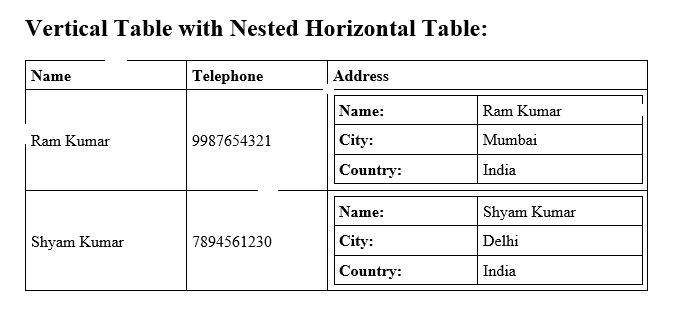
#> input picture image2.jpg, 681 x 322 px
$ jupyter execute --allow-errors Example1.ipynb   (shell and % lines are left out)   (older library calls are emulated)
#> lines starting #> are read from the running program, lines starting #| are printed output that depends on the picture; after the words box and inside, x2 and y2 are one past the last pixel; in counts of white or black regions, pixels touching at a corner belong together
[cell 1]
#Loading all required libraries
%pylab inline
import cv2
import numpy as np
import pandas as pd
import pytesseract
import matplotlib.pyplot as plt
import statistics

[cell 2]
#Setting matplot figure size
plt.rcParams['figure.figsize'] = [15, 8]

[cell 3]
# loading image form directory
img = cv2.imread('image2.jpg',0)
#> img is the input picture: shape (322, 681); min 0, max 255, mean 239.9

[cell 4]
img.shape
#> Out = (322, 681)

[cell 5]
# showing image
imgplot = plt.imshow(cv2.resize(img, None, fx=2, fy=2, interpolation=cv2.INTER_CUBIC),cmap='gray')
plt.show()

[cell 6]
# for adding border to an image
img1= cv2.copyMakeBorder(img,50,50,50,50,cv2.BORDER_CONSTANT,value=[255,255])

[cell 7]
img123 = img1.copy()

[cell 8]
# Thresholding the image
(thresh, th3) = cv2.threshold(img1, 128, 255,cv2.THRESH_BINARY|cv2.THRESH_OTSU)
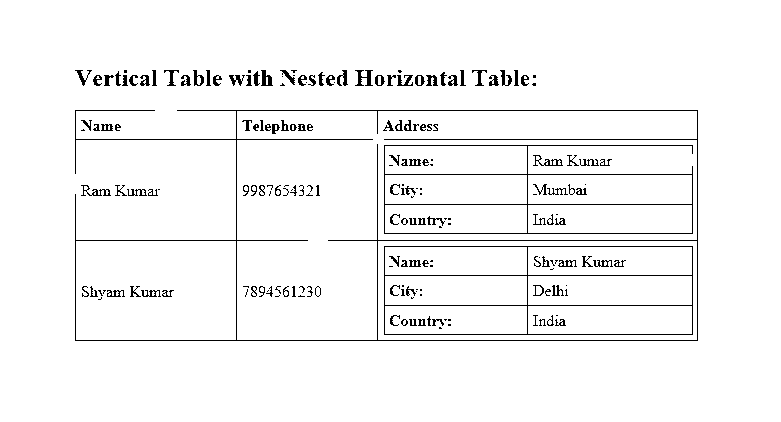
#> th3: shape (422, 781); 96.2% white; black in thin lines or dots, all inside (x1, y1, x2, y2) = (75, 70, 698, 341)
#> thresh = 134

[cell 9]
imgplot = plt.imshow(cv2.resize(th3, None, fx=2, fy=2, interpolation=cv2.INTER_CUBIC),cmap='gray')
plt.show()

[cell 10]
# to flip image pixel values
th3 = 255-th3

[cell 11]
imgplot = plt.imshow(cv2.resize(th3, None, fx=2, fy=2, interpolation=cv2.INTER_CUBIC),cmap='gray')
plt.show()

[cell 12]
# initialize kernels for table boundaries detections
if(th3.shape[0]<1000):
    ver = np.array([[1],
               [1],
               [1],
               [1],
               [1],
               [1],
               [1]])
    hor = np.array([[1,1,1,1,1,1]])

else:
    ver = np.array([[1],
               [1],
               [1],
               [1],
               [1],
               [1],
               [1],
               [1],
               [1],
               [1],
               [1],
               [1],
               [1],
               [1],
               [1],
               [1],
               [1],
               [1],
               [1]])
    hor = np.array([[1,1,1,1,1,1,1,1,1,1,1,1,1,1,1]])

[cell 13]
# to detect vertical lines of table borders
img_temp1 = cv2.erode(th3, ver, iterations=3)
#> img_temp1: shape (422, 781); 0.36% white in thin lines or dots, all inside (x1, y1, x2, y2) = (75, 119, 698, 332)
verticle_lines_img = cv2.dilate(img_temp1, ver, iterations=3)
#> verticle_lines_img: shape (422, 781); 0.43% white in thin lines or dots, all inside (x1, y1, x2, y2) = (75, 110, 698, 341)

[cell 14]
imgplot = plt.imshow(cv2.resize(verticle_lines_img, None, fx=2, fy=2, interpolation=cv2.INTER_CUBIC),cmap='gray')
plt.show()

[cell 15]
# to detect horizontal lines of table borders
img_hor = cv2.erode(th3, hor, iterations=3)
#> img_hor: shape (422, 781); 1.4% white in thin lines or dots, all inside (x1, y1, x2, y2) = (84, 85, 692, 341)
hor_lines_img = cv2.dilate(img_hor, hor, iterations=4)
#> hor_lines_img: shape (422, 781); 1.5% white in thin lines or dots, all inside (x1, y1, x2, y2) = (76, 85, 704, 341)

[cell 16]
imgplot = plt.imshow(cv2.resize(hor_lines_img, None, fx=2, fy=2, interpolation=cv2.INTER_CUBIC),cmap='gray')
plt.show()

[cell 17]
# adding horizontal and vertical lines
hor_ver = cv2.add(hor_lines_img,verticle_lines_img)
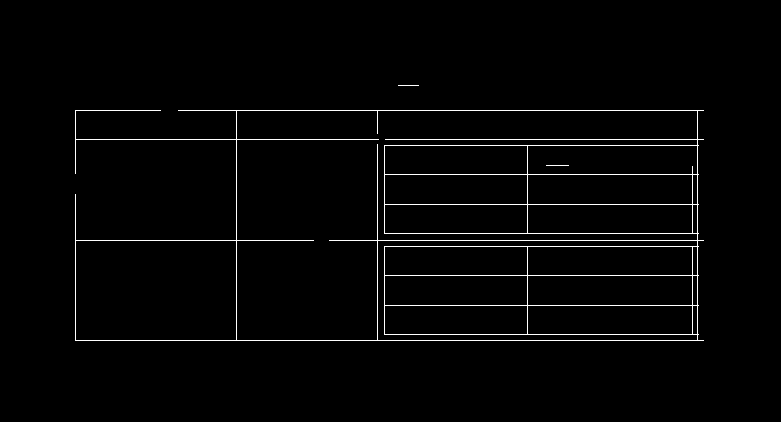
#> hor_ver: shape (422, 781); 1.9% white in thin lines or dots, all inside (x1, y1, x2, y2) = (75, 85, 704, 341)

[cell 18]
imgplot = plt.imshow(cv2.resize(hor_ver, None, fx=2, fy=2, interpolation=cv2.INTER_CUBIC),cmap='gray')
plt.show()

[cell 19]
hor_ver = 255-hor_ver

[cell 20]
imgplot = plt.imshow(cv2.resize(hor_ver, None, fx=2, fy=2, interpolation=cv2.INTER_CUBIC),cmap='gray')
plt.show()

[cell 21]
# subtracting table borders from image
temp = cv2.subtract(th3,hor_ver)
#> temp: shape (422, 781); 1.9% white in thin lines or dots, all inside (x1, y1, x2, y2) = (75, 85, 698, 341)

[cell 22]
imgplot = plt.imshow(cv2.resize(temp, None, fx=2, fy=2, interpolation=cv2.INTER_CUBIC),cmap='gray')
plt.show()

[cell 23]
temp = 255-temp

[cell 24]
imgplot = plt.imshow(cv2.resize(temp, None, fx=2, fy=2, interpolation=cv2.INTER_CUBIC),cmap='gray')
plt.show()

[cell 25]
#Doing xor operation for erasing table boundaries
tt = cv2.bitwise_xor(img1,temp)

[cell 26]
imgplot = plt.imshow(cv2.resize(tt, None, fx=2, fy=2, interpolation=cv2.INTER_CUBIC),cmap='gray')
plt.show()

[cell 27]
iii = cv2.bitwise_not(tt)

[cell 28]
imgplot = plt.imshow(cv2.resize(iii, None, fx=2, fy=2, interpolation=cv2.INTER_CUBIC),cmap='gray')
plt.show()

[cell 29]
tt1=iii.copy()

[cell 30]
imgplot = plt.imshow(cv2.resize(tt1, None, fx=2, fy=2, interpolation=cv2.INTER_CUBIC),cmap='gray')
plt.show()

[cell 31]
#kernel initialization
ver1 = np.array([[1,1],
               [1,1],
               [1,1],
               [1,1],
               [1,1],
               [1,1],
               [1,1],
               [1,1],
               [1,1]])

[cell 32]
hor1 = np.array([[1,1,1,1,1,1,1,1,1,1],
               [1,1,1,1,1,1,1,1,1,1]])

[cell 33]
#morphological operation
temp1 = cv2.erode(tt1, ver1, iterations=1)
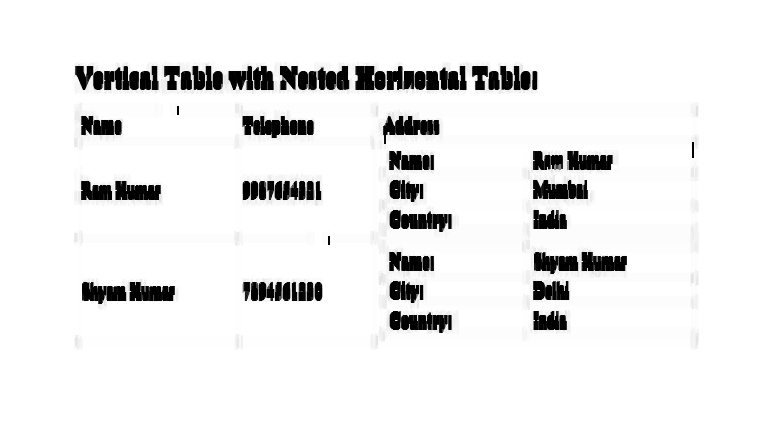
#> temp1: shape (422, 781); min 0, max 255, mean 235.8
verticle_lines_img1 = cv2.dilate(temp1, ver1, iterations=1)
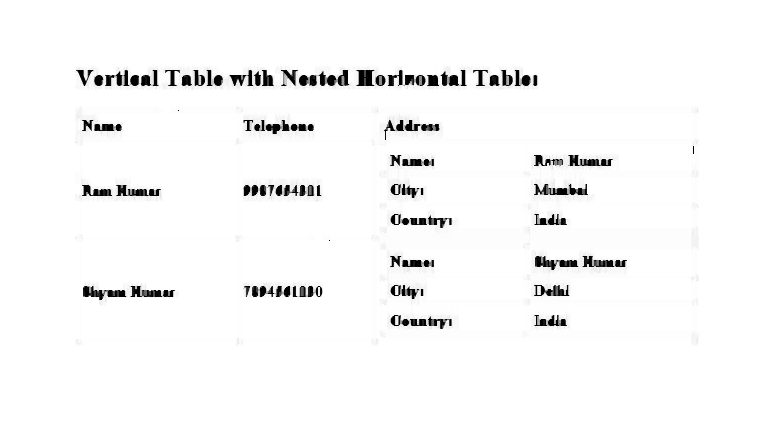
#> verticle_lines_img1: shape (422, 781); min 0, max 255, mean 247.1

[cell 34]
imgplot = plt.imshow(cv2.resize(verticle_lines_img1, None, fx=2, fy=2, interpolation=cv2.INTER_CUBIC),cmap='gray')
plt.show()

[cell 35]
temp12 = cv2.erode(tt1, hor1, iterations=1)
hor_lines_img2 = cv2.dilate(temp12, hor1, iterations=1)
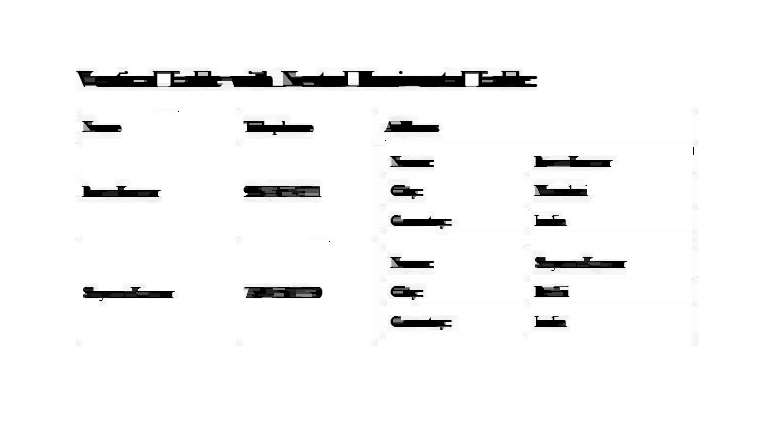
#> hor_lines_img2: shape (422, 781); min 0, max 255, mean 244.4

[cell 36]
imgplot = plt.imshow(cv2.resize(hor_lines_img2, None, fx=2, fy=2, interpolation=cv2.INTER_CUBIC),cmap='gray')
plt.show()

[cell 37]
# doing or operation for detecting only text part and removing rest all
hor_ver = cv2.add(hor_lines_img2,verticle_lines_img1)

[cell 38]
imgplot = plt.imshow(cv2.resize(hor_ver, None, fx=2, fy=2, interpolation=cv2.INTER_CUBIC),cmap='gray')
plt.show()

[cell 39]
dim1 = (hor_ver.shape[1],hor_ver.shape[0])
#> dim1 = (781, 422)

[cell 40]
dim = (hor_ver.shape[1]*2,hor_ver.shape[0]*2)
#> dim = (1562, 844)

[cell 41]
# resizing image to its double size to increase the text size
resized = cv2.resize(hor_ver, dim, interpolation = cv2.INTER_AREA)

[cell 42]
#bitwise not operation for fliping the pixel values so as to apply morphological operation such as dilation and erode
want = cv2.bitwise_not(resized)
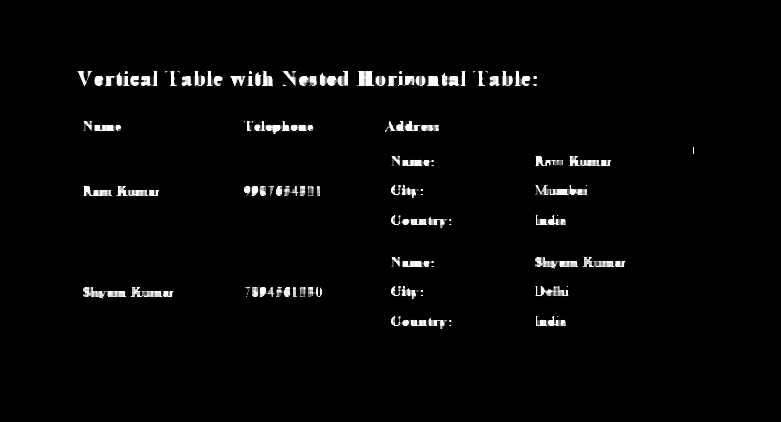
#> want: shape (844, 1562) (shown at 1/2 size); min 0, max 255, mean 5.8

[cell 43]
imgplot = plt.imshow(cv2.resize(want, None, fx=2, fy=2, interpolation=cv2.INTER_CUBIC),cmap='gray')
plt.show()

[cell 44]
if(want.shape[0]<1000):
    kernel1 = np.array([[1,1,1]])
    kernel2 = np.array([[1,1],
                        [1,1]])
    kernel3 = np.array([[1,0,1],[0,1,0],
                       [1,0,1]])
else:
    kernel1 = np.array([[1,1,1,1,1,1]])
    kernel2 = np.array([[1,1,1,1,1],
                        [1,1,1,1,1],
                        [1,1,1,1,1],
                        [1,1,1,1,1]])

[cell 45]
tt1 = cv2.dilate(want,kernel1,iterations=14)

[cell 46]
imgplot = plt.imshow(cv2.resize(tt1, None, fx=2, fy=2, interpolation=cv2.INTER_CUBIC),cmap='gray')
plt.show()
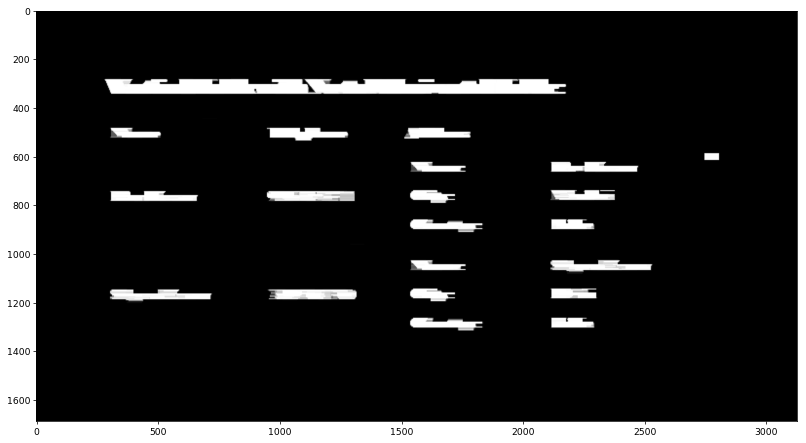
#> figure drawn by matplotlib, 1 panel

[cell 47]
# getting image back to its original size
resized1 = cv2.resize(tt1, dim1, interpolation = cv2.INTER_AREA)
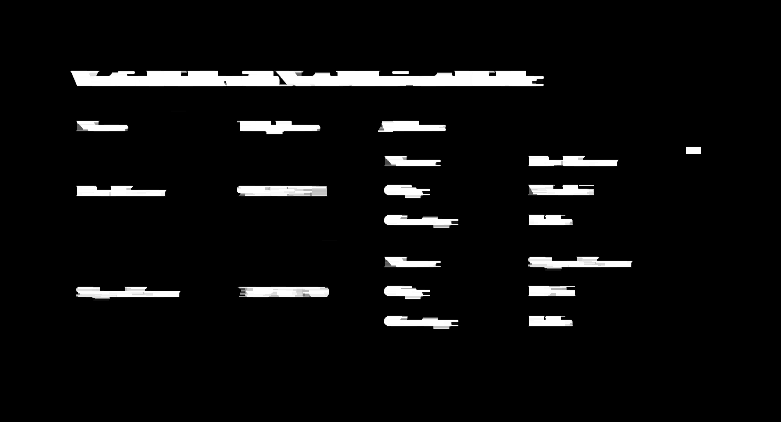
#> resized1: shape (422, 781); min 0, max 255, mean 13.1

[cell 48]
# Find contours for image, which will detect all the boxes
im21, contours1, hierarchy1 = cv2.findContours(resized1, cv2.RETR_TREE, cv2.CHAIN_APPROX_SIMPLE)
#> contours1 = 32 contours, 8 with area under 20; largest, box (x1, y1, x2, y2) and area: (70, 70, 544, 87) 6712, (237, 185, 328, 197) 969, (237, 286, 329, 298) 958, (528, 256, 633, 271) 937, (76, 286, 181, 301) 882

[cell 49]
#function to sort contours by its x-axis (top to bottom)
def sort_contours(cnts, method="left-to-right"):
	# initialize the reverse flag and sort index
#> called with method = 'top-to-bottom'
	reverse = False
	i = 0

	# handle if we need to sort in reverse
	if method == "right-to-left" or method == "bottom-to-top":
		reverse = True

	# handle if we are sorting against the y-coordinate rather than
	# the x-coordinate of the bounding box
	if method == "top-to-bottom" or method == "bottom-to-top":
		i = 1

	# construct the list of bounding boxes and sort them from top to
	# bottom
	boundingBoxes = [cv2.boundingRect(c) for c in cnts]
#> boundingBoxes = 32 items, first 6: (528, 315, 45, 12), (543, 316, 3, 4), (384, 315, 75, 14), (237, 286, 92, 12), (76, 286, 105, 15), (528, 285, 48, 12)
	(cnts, boundingBoxes) = zip(*sorted(zip(cnts, boundingBoxes),
		key=lambda b:b[1][i], reverse=reverse))
#> cnts has the same summary as contours1 outside sort_contours; boundingBoxes = 32 items, first 6: (70, 70, 474, 17), (273, 71, 6, 5), (180, 71, 9, 5), (488, 72, 9, 4), (277, 74, 3, 3), (278, 75, 3, 4)

	# return the list of sorted contours and bounding boxes
	return (cnts, boundingBoxes)

[cell 50]
#sorting contours by calling fuction
(cnts, boundingBoxes) = sort_contours(contours1, method="top-to-bottom")
#> cnts has the same summary as contours1

[cell 51]
#storing value of all bouding box height
heightlist=[]
for i in range(len(boundingBoxes)):
    heightlist.append(boundingBoxes[i][3])
#> this loop made 32 passes
#> after the loop, heightlist = 32 values, max 17 at index 0, min 1 at index 22, mean 9.84

[cell 52]
#sorting height values
heightlist.sort()

[cell 53]
sportion = int(.5*len(heightlist))
#> sportion = 16

[cell 54]
eportion = int(0.05*len(heightlist))
#> eportion = 1

[cell 55]
#taking 50% to 95% values of heights and calculate their mean
#this will neglect small bounding box which are basically noise
try:
    medianheight = statistics.mean(heightlist[-sportion:-eportion])
#> medianheight = 13.33
except:
    medianheight = statistics.mean(heightlist[-sportion:-2])

[cell 56]
#keeping bounding box which are having height more then 70% of the mean height and deleting all those value where
# ratio of width to height is less then 0.9
box =[]
imag = iii.copy()
for i in range(len(cnts)):
    cnt = cnts[i]
    x,y,w,h = cv2.boundingRect(cnt)
    if(h>=.7*medianheight and w/h > 0.9):
        image = cv2.rectangle(imag,(x+4,y-2),(x+w-5,y+h),(0,255,0),1)
        box.append([x,y,w,h])
#> this loop made 32 passes
#> (x, y, w, h) on passes 1, 2, 3, 4, 6, 7, 9, 10, 11, 13, 14, 16: (70, 70, 474, 17), (273, 71, 6, 5), (180, 71, 9, 5), (488, 72, 9, 4), (278, 75, 3, 4), (279, 77, 8, 8), (378, 120, 68, 13), (237, 120, 84, 15), (76, 120, 53, 12), (528, 155, 91, 12), (384, 155, 57, 12), (528, 184, 66, 12)
#> (cnt, x, y, w, h) on passes 5, 8, 12, 15, 23: ([[277, 75], [278, 74], [279, 75], [278, 76]], 277, 74, 3, 3), ([[171, 110], [171, 111], [185, 111], [185, 110]], 171, 110, 15, 2), ([[686, 146], [686, 153], [700, 153], [700, 146]], 686, 146, 15, 8), ([[579, 184], [579, 185], [593, 185], [593, 184]], 579, 184, 15, 2), ([[322, 240], [336, 240]], 322, 240, 15, 1)
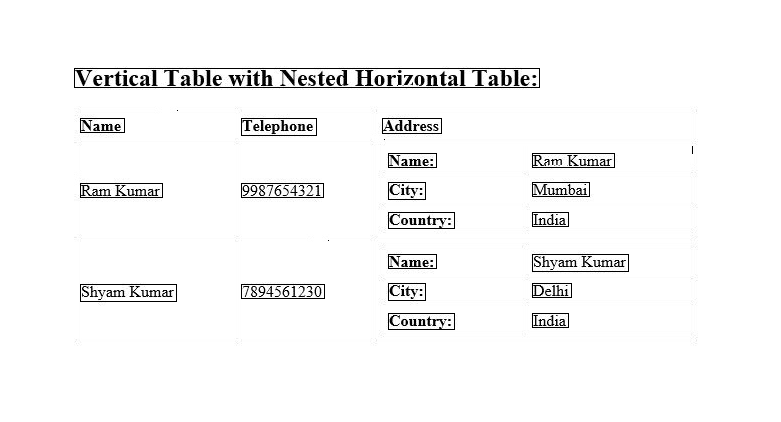
#> imag: shape (422, 781); min 0, max 255, mean 246.8
#> after the loop, box = 20 items, first 6: [70, 70, 474, 17], [378, 120, 68, 13], [237, 120, 84, 15], [76, 120, 53, 12], [528, 155, 91, 12], [384, 155, 57, 12]
    # to show image

[cell 57]
imgplot = plt.imshow(cv2.resize(image, None, fx=2, fy=2, interpolation=cv2.INTER_CUBIC),cmap='gray')
plt.show()
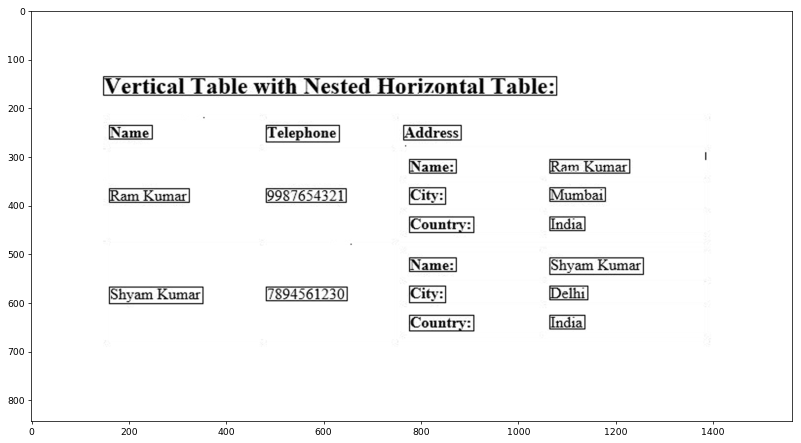
#> figure drawn by matplotlib, 1 panel

[cell 58]
cv2.imwrite('imagegen.jpg',image)
#> Out = True

[cell 59]
#rearranging all the bounding boxes horizontal wise where every box fall on same horizontal line
main=[]
j=0
l=[]
for i in range(len(box)):
    if(i==0):
        l.append(box[i])
        last=box[i]
    else:
        if(box[i][1]<=last[1]+medianheight/2):
            l.append(box[i])
            last=box[i]
            if(i==len(box)-1):
                main.append(l)
        else:
#             print(l)
            main.append(l)
            l=[]
            last = box[i]
            l.append(box[i])
#> this loop made 20 passes
#> last on passes 1 to 12: [70, 70, 474, 17], [378, 120, 68, 13], [237, 120, 84, 15], [76, 120, 53, 12], [528, 155, 91, 12], [384, 155, 57, 12], [528, 184, 66, 12], [384, 184, 46, 15], [237, 185, 91, 12], [76, 185, 91, 12], [528, 214, 45, 12], [384, 214, 75, 14]
#> after the loop, main = 8 items

[cell 60]
#calculating maximum number of box in a particular row
maxsize=0
for i in range(len(main)):
    l=len(main[i])
    if(maxsize<=l):
        maxsize=l
#> this loop made 8 passes
#> (l, maxsize) on passes 1, 2, 4, 7: (1, 1), (3, 3), (4, 4), (4, 4)
#> l on passes 3, 5, 6, 8: 2, 2, 2, 2
#> after the loop, maxsize = 4

[cell 61]
ylist=[]
for i in range(len(boundingBoxes)):
    ylist.append(boundingBoxes[i][0])
#> after the loop, ylist = 32 values, max 686 at index 11, min 70 at index 0, mean 358.7

[cell 62]
ymax = max(ylist)
#> ymax = 686
ymin = min(ylist)
#> ymin = 70

[cell 63]
ymaxwidth=0
for i in range(len(boundingBoxes)):
    if(boundingBoxes[i][0]==ymax):
        ymaxwidth=boundingBoxes[i][2]
#> this loop made 32 passes
#> ymaxwidth on pass 12: 15

[cell 64]
TotWidth = ymax+ymaxwidth-ymin
#> TotWidth = 631

[cell 65]
width = []
widthsum=0
for i in range(len(main)):
    for j in range(len(main[i])):
        widthsum = main[i][j][2]+widthsum

#     print(" Row ",i,"total width",widthsum)
    width.append(widthsum)
    widthsum=0
#> this loop made 8 passes
#> after the loop, width = [474, 205, 148, 294, 120, 162, 291, 120]

[cell 66]
#removing all the lines which are not the part of the table
main1=[]
flag=0
for i in range(len(main)):
    if(i==0):
        if(width[i]>=(.8*TotWidth) and len(main[i])==1 or width[i]>=(.8*TotWidth) and width[i+1]>=(.8*TotWidth) or len(main[i])==1):
            flag = 1
    else:
        if(len(main[i])==1 and width[i-1]>=.8*TotWidth):
            flag=1

        elif(width[i]>=(.8*TotWidth) and len(main[i])==1):
             flag=1

        elif(len(main[i-1])==1 and len(main[i])==1 and (width[i]>=(.7*TotWidth) or width[i-1]>=(.8*TotWidth))):
            flag=1


    if(flag==1):
        pass
    else:
        main1.append(main[i])

    flag=0
#> after the loop, main1 = 7 items

[cell 67]
maxsize1=0
for i in range(len(main1)):
    l=len(main1[i])
    if(maxsize1<=l):
        maxsize1=l
#> this loop made 7 passes
#> after the loop, maxsize1 = 4

[cell 68]
#calculating the values of the mid points of the columns
midpoint=[]
for i in range(len(main1)):
    if(len(main1[i])==maxsize1):
#         print(main1[i])
        for j in range(maxsize1):
            midpoint.append(int(main1[i][j][0]+main1[i][j][2]/2))
        break
#> this loop made 3 passes
#> after the loop, midpoint = [561, 407, 282, 121]

[cell 69]
midpoint=np.array(midpoint)
midpoint.sort()

[cell 70]
final = [[]*maxsize1]*len(main1)
#> final = [[], [], [], [], [], [], []]

[cell 71]
#sorting the boxes left to right
for i in range(len(main1)):
    for j in range(len(main1[i])):
        min_idx = j
        for k in range(j+1,len(main1[i])):
            if(main1[i][min_idx][0]>main1[i][k][0]):
                min_idx = k

        main1[i][j], main1[i][min_idx] = main1[i][min_idx],main1[i][j]
#> this loop made 7 passes

[cell 72]
#storing the boxes in their respective columns based upon their distances from mid points
finallist = []
for i in range(len(main1)):
    lis=[ [] for k in range(maxsize1)]
    for j in range(len(main1[i])):
#         diff=np.zeros[maxsize]
        diff = abs(midpoint-(main1[i][j][0]+main1[i][j][2]/4))
        minvalue = min(diff)
        ind = list(diff).index(minvalue)
#         print(minvalue)
        lis[ind].append(main1[i][j])
#     print('----------------------------------------------')
    finallist.append(lis)
#> after the loop, finallist = 7 items
